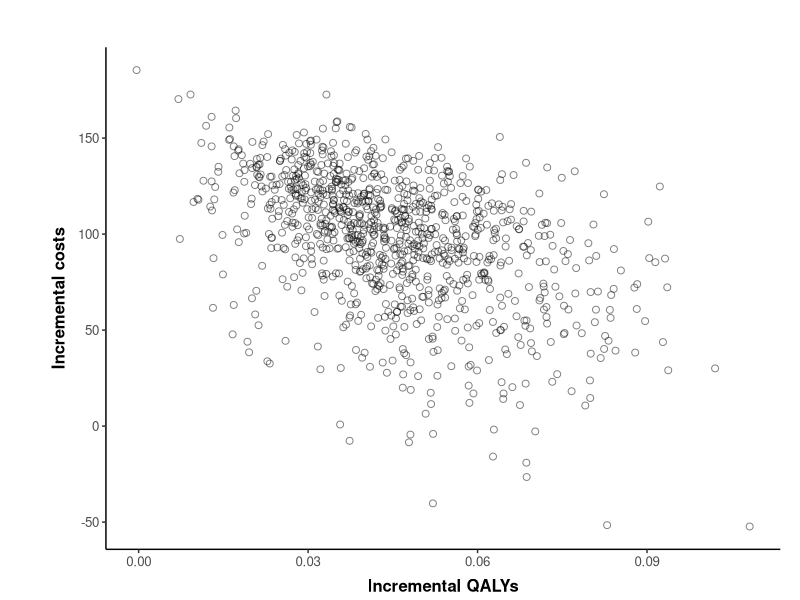
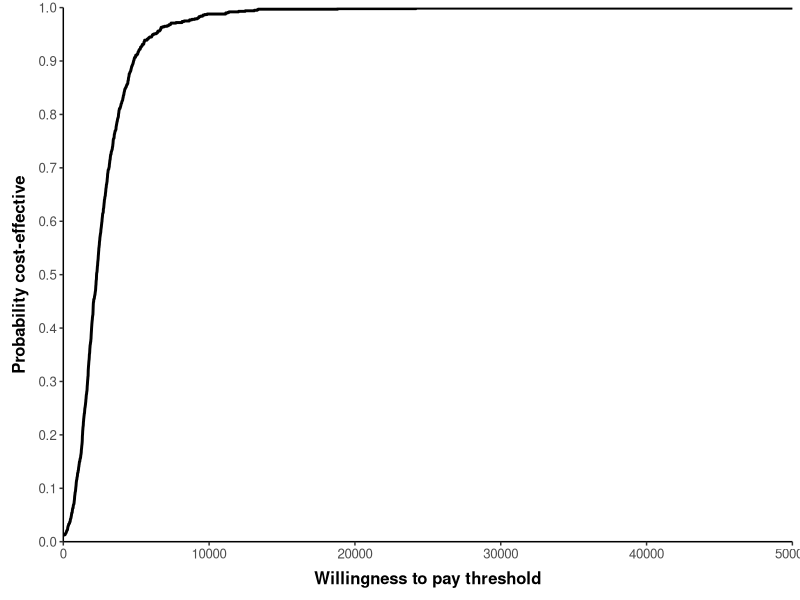
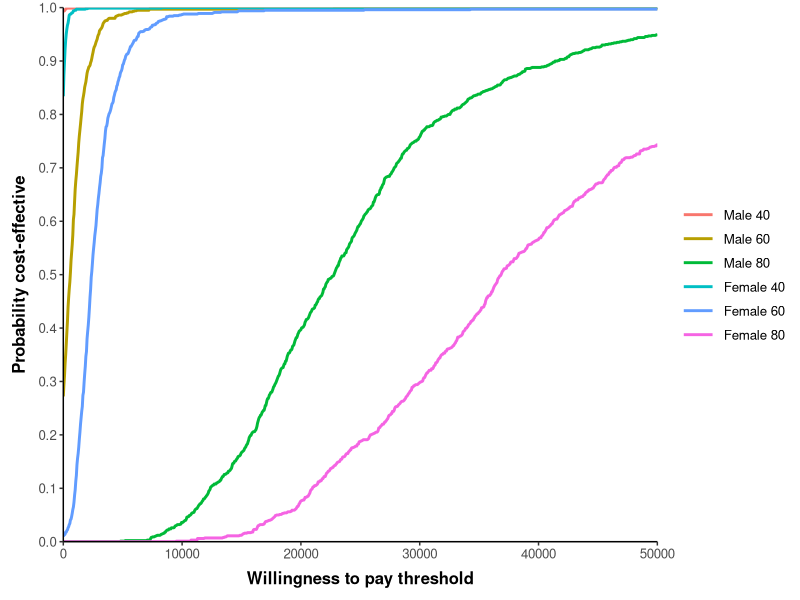

Reproduce these figures in R, in order.
############ THR model #########################

##### (1) Set-up Model ######
### Set working directory as the folder this is stored in
require("rstudioapi")
setwd(dirname(getActiveDocumentContext()$path)) # Set working directory to source file

### PACKAGES USED
if(!require(ggplot2)) install.packages('ggplot2')
library(ggplot2)
if(!require(reshape2)) install.packages('reshape2')
library(reshape2)

set.seed(1234)

#  Reading the data needed from csv files
life.tables <- read.csv("life-table.csv", header=TRUE) ## importing lifetable
colnames(life.tables) <- c("Age","Index","Males","Female") ## making sure column names are correct
hazard.function <- read.csv("hazardfunction.csv", header=TRUE) ## importing the hazard inputs from the regression analysis
cov.55 <- read.csv("cov55.csv",row.names=1,header=TRUE) ## importing the covariance matrix

### Structural inputs
state.names <- c("PrimaryTHR","SuccessP","RevisionTHR","SuccessR","Death")
n.states <- length(state.names) # number of states in the model
seed <- c(1,0,0,0,0) #  Seed the starting states of the model
cycles <- 60 ## number of cycles running the model
cycle.v <- 1:cycles ## a vector of cycle numbers 1 - 60
cDR <- 0.06 ## set the discount rate for costs (6%)
oDR <- 0.015 ## set the discount rate for outcomes (15%)
discount.factor.c <- 1/(1+cDR)^cycle.v ## the discount factor matrix
discount.factor.o <- 1/(1+oDR)^cycle.v  ## discount factor matrix for utility 

##### (2) DETERMINISTIC PARAMETERS ######

# COSTS:
cSP0 <- 394 ## Cost of standard prosthesis
cNP1 <- 579 ## Cost of new prosthesis 1
cPrimary <- 0  ## Cost of a primary THR procedure - set to 0 for this model 
cSuccess <- 0 ## Cost of success - set to 0 for this model


### (3) Define Hazard function ####

## Coefficients - on the log hazard scale
mn.lngamma <- hazard.function$coefficient[1] ## Ancilliary parameter in Weibull distribution - equivalent to lngamma coefficient
mn.cons <- hazard.function$coefficient[2] ##Constant in survival analysis for baseline hazard
mn.ageC <- hazard.function$coefficient[3] ## Age coefficient in survival analysis for baseline hazard
mn.maleC <- hazard.function$coefficient[4] ## Male coefficient in survival analysis for baseline hazard
mn.NP1 <- hazard.function$coefficient[5]
mn <- c(mn.lngamma, mn.cons,mn.ageC,mn.maleC,mn.NP1) ## vector of mean values from the regression analysis
cholm <- t(chol(t(cov.55))) ## lower triangle of the Cholesky decomposition


#### (4) Defining shape and scale parameters ####
mn.cRevision <- 5294 ## mean cost of revision surgery
se.cRevision <- 1487 ## standard error of cost of revision surgery
a.cRevision <- (mn.cRevision/se.cRevision)^2 ## alpha value for cost of revision surgery 
b.cRevision <- (se.cRevision^2)/mn.cRevision ## beta value for cost of revision surgery

###  Transition probabilities - alpha & beta values:
a.PTHR2dead <- 2 ## alpha value for operative mortality from primary surgery
b.PTHR2dead <- 100- a.PTHR2dead ## beta value for operative mortality from primary surgery
a.rrr <- 4   ## alpha value for re-revision risk
b.rrr <- 100-a.rrr  ## beta value for re-revision risk

##  UTILITIES:
# primary prosthesis
mn.uSuccessP <- 0.85 ## mean utility value for successful primary prosthesis
se.uSuccessP <- 0.03 ## standard errror utility value for successful primary prosthesis
ab.uSuccessP <- mn.uSuccessP*(1-mn.uSuccessP)/(se.uSuccessP^2)-1 ## estimating alpha plus beta (ab)
a.uSuccessP <- mn.uSuccessP*ab.uSuccessP ## estimating alpha (a)
b.uSuccessP <- a.uSuccessP*(1-mn.uSuccessP)/mn.uSuccessP ## estimating beta (b)
## revision surgery
mn.uSuccessR <- 0.75 ## mean utility value for having a successful Revision THR
se.uSuccessR <- 0.04 ## standard error utility value for having a successful Revision THR
ab.uSuccessR <- mn.uSuccessR*(1-mn.uSuccessR)/(se.uSuccessR^2)-1 ## alpha + beta (ab)
a.uSuccessR <- mn.uSuccessR*ab.uSuccessR ## alpha (a)
b.uSuccessR <- a.uSuccessR*(1-mn.uSuccessR)/mn.uSuccessR ## beta(b)
## during the revision period 
mn.uRevision <- 0.30 ## mean utility score during the revision period
se.uRevision <- 0.03 ## standard error utility score during the revision period
ab.uRevision <- mn.uRevision*(1-mn.uRevision)/(se.uRevision^2)-1 ## alpha + beta (ab)
a.uRevision  <- mn.uRevision*ab.uRevision ## alpha (a)
b.uRevision  <- a.uRevision*(1-mn.uRevision)/mn.uRevision ## beta(b)

#####**** (5) SET UP SAMPLE FUNCTION ******#####

sim.runs <- 1000 

psa.sampling <- function(age = 60, male = 0, sim.runs = 1000){
  #### FUNCTION: sample probablistic parameters according to age and sex
  #### INPUTS: age (numeric), male (0 for female, 1 for male), though 
  #### other variables which are defined above are called within the function
  ### e.g. cycles
  #### OUTPUTS: a list with data frames and vectors for probablistic parameters 
  
  ###  Transition probabilities
  tp.PTHR2dead <- rbeta(sim.runs, a.PTHR2dead, b.PTHR2dead) ## OMR following primary THR
  tp.RTHR2dead <- rbeta(sim.runs, a.PTHR2dead, b.PTHR2dead)  ## OMR following revision THR
  ## creating a data.frame of sampled transition probabilites
  omr.df <- data.frame(tp.PTHR2dead, tp.RTHR2dead) 
  tp.rrr.vec <-rbeta(sim.runs, a.rrr, b.rrr) ## Re-revision risk transitions vector
  ###  Costs
  c.revision.vec <- rgamma(sim.runs, shape=a.cRevision, scale=b.cRevision) ## Gamma distribution draw for cost of revision surgery
  ##  Utilities
  uSuccessP <- rbeta(sim.runs, a.uSuccessP, b.uSuccessP) 
  uSuccessR <- rbeta(sim.runs, a.uSuccessR, b.uSuccessR) 
  uRevision <- rbeta(sim.runs, a.uRevision, b.uRevision) 
  ## Make a data frame to pass into the function
  state.utilities.df <- data.frame(uprimary=rep(0, sim.runs), 
                                   uSuccessP, uRevision, uSuccessR,
                                   udeath=rep(0, sim.runs))
  
  ## (6) Hazard function sampling ####
  z <- matrix(rnorm(5*sim.runs, 0, 1), nrow = sim.runs, ncol = 5) ## 5 random draws, by sim.runs
  r.table <- matrix(0, nrow = sim.runs, ncol = 5)
  colnames(r.table) <- c("lngamma", "cons", "age", "male", "NP1")
  
  for(i in 1:sim.runs){
    Tz <- cholm %*% z[i,] 
    x <- mn + Tz 
    r.table[i,] <- x[,1]
  }
  
  r <- as.data.frame(r.table)
  gamma.vec <- exp(r$lngamma)
  lambda.vec <- exp(r$cons + age * r$age + male*r$male)
  RR.vec <- exp(r$NP1)
  survival.df <- data.frame(gamma.vec,lambda.vec)## creating a data.frame with the parameters
  
  #### (7) Life-table sampling #####
  
  # set life table values beased on age and sex (not probablistic but dependent on)
  # age and sex variables chosen
  current.age <- age + cycle.v ## a vector of cohort age throughout the model
  interval <- findInterval(current.age, life.tables$Index)
  death.risk <- data.frame(age = current.age, males = life.tables[interval,3], females = life.tables[interval,4])
  col.key <- 3-male 
  mortality.vec <- death.risk[,col.key]
  
  ## combine outputs
  sample.output <- list(RR.vec = RR.vec,
                        omr.df = omr.df,
                        tp.rrr.vec = tp.rrr.vec,
                        survival.df = survival.df,
                        c.revision.vec = c.revision.vec,
                        state.utilities.df = state.utilities.df,
                        mortality.vec = mortality.vec)
  return(sample.output)
}

sample.output <- psa.sampling()

### (8) Defining outputs from sampling #####
RR.vec <- sample.output$RR.vec
omr.df <- sample.output$omr.df
tp.rrr.vec <- sample.output$tp.rrr.vec
survival.df <- sample.output$survival.df
c.revision.vec <- sample.output$c.revision.vec 
state.utilities.df <- sample.output$state.utilities.df 
mortality.vec <- sample.output$mortality.vec
## take a look at the above vectors and data.frames to see the samples produced
## these are defined out of the list here for use in the value of information analysis later on

####***** (9) THR MODEL FUNCTION ****#####
model.THR <- function(RR.NP1, ## from RR.vec
                      omr,  ## from omr.df
                      tp.rrr, ## from tp.rrr.vec
                      survival, ## from survival.df
                      c.revision, ## from c.revision.vec
                      state.util,## from state.utilities.df
                      mortality.vec) { ## background mortality based on life tables for age/sex combination
  ### FUNCTION: Run the THR model on the deterministic and probablistic parameters
  ## INPUTS: 3 data.frame rows (1 row from omr.df, survival.df & state.utilities.df) 
  ##        and 3 vector values (1 value from vectors; c.revision.vector, tp.rrr.vector, RR.vec)though 
  #### other variables which are defined above are called within the function
  ### e.g. cycles & age/sex are set in the psa.sampling function
  ## OUTPUTS: a labelled numeric output providing costs and qalys for SP0 and NP1, given the set of input parameters
  
  ## First, we need to unpack values from the data.frames provided to the function 
  # COSTS:
  state.costs<-c(cPrimary, cSuccess, c.revision, cSuccess, 0) ## a vector with the costs for each state
  # UTILITIES:
  state.utilities <- unlist(state.util)
  # TRANSITIONS
  tp.PTHR2dead <- unlist(omr[1,1])
  tp.RTHR2dead <- unlist(omr[1,2])
  gamma <- unlist(survival[1,1])
  lambda <- unlist(survival[1,2])
  
  ### (10) Integrating revision and mortality risks #### 
  revision.risk.sp0 <- 1- exp(lambda * ((cycle.v-1) ^gamma-cycle.v ^gamma))
  revision.risk.np1 <- 1- exp(lambda * RR.NP1 * ((cycle.v-1) ^gamma-cycle.v ^gamma))
  # Transition arrays
  tm.SP0 <- array(data=0,dim=c(n.states, n.states, cycles),
                  dimnames= list(state.names, state.names, 1:cycles)) ## an empty array of dimenions (number of states, number of states, number of cycles)
  # Now using vectorisation to complete this 
  tm.SP0["PrimaryTHR","Death",] <- tp.PTHR2dead 
  tm.SP0["PrimaryTHR","SuccessP",] <- 1 - tp.PTHR2dead 
  tm.SP0["SuccessP","RevisionTHR",] <- revision.risk.sp0 
  tm.SP0["SuccessP","Death",] <- mortality.vec
  tm.SP0["SuccessP","SuccessP",] <- 1 - revision.risk.sp0 - mortality.vec
  tm.SP0["RevisionTHR","Death",] <- tp.RTHR2dead + mortality.vec
  tm.SP0["RevisionTHR","SuccessR",] <- 1 - tp.RTHR2dead - mortality.vec
  tm.SP0["SuccessR","RevisionTHR",] <- tp.rrr
  tm.SP0["SuccessR","Death",] <- mortality.vec
  tm.SP0["SuccessR","SuccessR",] <- 1 - tp.rrr - mortality.vec
  tm.SP0["Death","Death",] <- 1 
  #  Create a trace for the standard prosthesis arm
  trace.SP0 <- matrix(data=0, nrow=cycles, ncol=n.states)
  colnames(trace.SP0) <- state.names
  
  trace.SP0[1,] <- seed%*%tm.SP0[,,1]
  
  for (i in 2:cycles) trace.SP0[i,] <- trace.SP0[i-1,]%*%tm.SP0[,,i]
  #### (11)  NP1 ARM #####
  tm.NP1 <- array(data=0,dim=c(n.states, n.states, cycles),
                  dimnames= list(state.names, state.names, 1:cycles)) ## an empty array of dimenions (number of states, number of states, number of cycles)
  ## naming all dimensions
  ### create a loop that creates a time dependent transition matrix for each cycle
  tm.NP1["PrimaryTHR","Death",] <- tp.PTHR2dead ## Primary THR either enter the death state or.. or..
  tm.NP1["PrimaryTHR","SuccessP",] <- 1 - tp.PTHR2dead ## they go into the success THR state 
  tm.NP1["SuccessP","RevisionTHR",] <- revision.risk.np1 ## revision risk with NP1 treatment arm 
  tm.NP1["SuccessP","Death",] <- mortality.vec
  tm.NP1["SuccessP","SuccessP",] <- 1 - revision.risk.np1 - mortality.vec
  tm.NP1["RevisionTHR","Death",] <- tp.RTHR2dead + mortality.vec
  tm.NP1["RevisionTHR","SuccessR",] <- 1 - tp.RTHR2dead - mortality.vec
  tm.NP1["SuccessR","RevisionTHR",] <- tp.rrr
  tm.NP1["SuccessR","Death",] <- mortality.vec[i]
  tm.NP1["SuccessR","SuccessR",] <- 1 - tp.rrr - mortality.vec
  tm.NP1["Death","Death",] <- 1 
  
  #  Create a trace for the standard prosthesis arm
  trace.NP1 <- matrix(data=0,nrow=cycles,ncol=n.states)
  colnames(trace.NP1) <- state.names
  trace.NP1[1,] <- seed%*%tm.NP1[,,1]
  for (i in 2:cycles) trace.NP1[i,] <- trace.NP1[i-1,]%*%tm.NP1[,,i]
  
  #### (12) Analysis #####
  # COST #
  cost.SP0 <- trace.SP0%*%state.costs  
  disc.cost.SP0 <- (discount.factor.c%*%cost.SP0) + cSP0   
  cost.NP1 <- trace.NP1%*%state.costs  
  disc.cost.NP1 <- (discount.factor.c%*%cost.NP1) + cNP1 
  
  # QALYS #
  QALYs.SP0 <- trace.SP0%*%state.utilities ## utility per cycle
  disc.QALYs.SP0 <- colSums(discount.factor.o%*%QALYs.SP0) ## total discounted utility
  QALYs.NP1 <- trace.NP1%*%state.utilities ## utility per cycle
  disc.QALYs.NP1 <- colSums(discount.factor.o%*%QALYs.NP1) ## total discounted utility
  
  output <- c(cost.SP0 = disc.cost.SP0,
              qalys.SP0 = disc.QALYs.SP0,
              cost.NP1 = disc.cost.NP1,
              qalys.NP1 = disc.QALYs.NP1,
              inc.cost = disc.cost.NP1 - disc.cost.SP0,
              inc.qalys = disc.QALYs.NP1 - disc.QALYs.SP0)
  
  return(output)
  
}

#### (13) Running the simulations ########

## creating an empty data.frame for simulation results to fill:
simulation.results <- data.frame("cost.SP0" = rep(as.numeric(NA), sim.runs), ## use the rep() function to create sim.runs rows of values
                                 "qalys.SP0"= rep(as.numeric(NA),sim.runs),
                                 "cost.NP1" = rep(as.numeric(NA),sim.runs),
                                 "qalys.NP1" = rep(as.numeric(NA), sim.runs),
                                 "inc.cost" = rep(as.numeric(NA),sim.runs),
                                 "inc.qalys"=  rep(as.numeric(NA),sim.runs))


## running the simulations and filling the simulation.results data.frame:
for(i in 1:sim.runs){
  simulation.results[i,] <-model.THR(RR.vec[i], omr.df[i,],  
                                     tp.rrr.vec[i], survival.df[i,],
                                     c.revision.vec[i], 
                                     state.utilities.df[i,], mortality.vec) 
  
}


### (14) Estimating average net monetary benefit ####

p.CE<-function(WTP, simulation.results) {# Estimate the probability of cost-effectiveness for a given willingness-to-pay ceiling ratio
  ## a function that estimates the probability of the new intervention
  # being cost-effective 
  # INPUTS: WTP = willingness to pay value (numeric)
  #         simulation.results = a data.frame output of PSA simulations which includes
  #         columns names "inc.qalys" and "inc.cost"   
  # OUTPUTS: A numeric value specifying the probability of cost-effectiveness given the inputs
  nmb <- simulation.results[,"inc.qalys"]*WTP - simulation.results[,"inc.cost"] ## vector of NMB estimates for each simulation length 1:sim.runs
  CE <- nmb>0   ## vector of TRUE/FALSE for each simulation length 1:sim.runs
  probCE<- mean(CE) ## the mean value of TRUE (=1) and FALSE (=0)
  return(probCE)
}

# Generate CEAC table
WTP.values <- seq(from = 0, to = 50000, by = 10) ## use the seq() function to get a vector of specified numeric values
CEAC <- data.frame(WTP = WTP.values, 
                   pCE = rep(as.numeric(NA),length(WTP.values)))

for (i in 1:length(WTP.values)) {
  CEAC[i,"pCE"]<- p.CE(CEAC[i,"WTP"], simulation.results)
}

##### (15) Subgroup Analyses ######

# CREATE ARRAY TO STORE THE RESULTS OF THE MODEL IN EACH SUBGROUP
subgroups.names <- c("Male 40", "Male 60", "Male 80", "Female 40", "Female 60", "Female 80")
subgroups.n <- length(subgroups.names)
simulation.subgroups <- array(data = 0, dim = c(sim.runs, length(colnames(simulation.results)), subgroups.n),
                              dimnames = list(1:sim.runs, colnames(simulation.results),subgroups.names))

# Run model for each subgroup, inputting the age and sex into the function, and record results within the array
sample.sub <- list()
sample.sub[[1]]<- psa.sampling(age = 40, male = 1)
sample.sub[[2]]<- psa.sampling(age = 60, male = 1)
sample.sub[[3]]<- psa.sampling(age = 80, male = 1)
sample.sub[[4]]<- psa.sampling(age = 40, male = 0)
sample.sub[[5]]<- psa.sampling(age = 60, male = 0)
sample.sub[[6]]<- psa.sampling(age = 80, male = 0)

for(i in 1:sim.runs){ 
  for(j in 1:6){ ## column = each subgroup
    simulation.subgroups[i,,j] <- model.THR(sample.sub[[j]]$RR.vec[i], sample.sub[[j]]$omr.df[i,],  sample.sub[[j]]$tp.rrr.vec[i], 
                                            sample.sub[[j]]$survival.df[i,],sample.sub[[j]]$c.revision.vec[i], 
                                            sample.sub[[j]]$state.utilities.df[i,], mortality.vec = sample.sub[[j]]$mortality.vec)
  }
}

# Create a CEAC table with lambda value sequence
WTP.values <- seq(from = 0, to = 50000, by = 50)
CEAC.subgroups <- matrix(data= as.numeric(NA), nrow=length(WTP.values), ncol=subgroups.n + 1)
CEAC.subgroups <- as.data.frame(CEAC.subgroups)
colnames(CEAC.subgroups) <- c("WTP", subgroups.names)
# Estimate probability cost-effective for all subgroups
for (i in 1:length(WTP.values)) {
  CEAC.subgroups[i,1]<-WTP.values[i]
  CEAC.subgroups[i,2]<-p.CE(WTP.values[i], simulation.subgroups[,,1])
  CEAC.subgroups[i,3]<-p.CE(WTP.values[i], simulation.subgroups[,,2])
  CEAC.subgroups[i,4]<-p.CE(WTP.values[i], simulation.subgroups[,,3])
  CEAC.subgroups[i,5]<-p.CE(WTP.values[i], simulation.subgroups[,,4])
  CEAC.subgroups[i,6]<-p.CE(WTP.values[i], simulation.subgroups[,,5])
  CEAC.subgroups[i,7]<-p.CE(WTP.values[i], simulation.subgroups[,,6])
}


######***PLOTS****#####################

#### (16) COST-EFFECTIVENESS PLANE #####
## Plotting:
xlabel = "Incremental QALYs"
ylabel = "Incremental costs"
ggplot(simulation.results) + 
  geom_point(shape = 21, size = 2, colour = "black", fill = NA, alpha = 0.5, aes(x=inc.qalys, y=inc.cost)) + 
  labs(x = xlabel, text = element_text(size=10)) + labs (y = ylabel, text = element_text(size=10)) + theme_classic() +
  theme(legend.title = element_blank(), axis.title=element_text(face="bold"), 
        axis.title.x = element_text(margin = margin(t = 7, r = 0, b = 3, l = 0)), 
        axis.title.y = element_text(margin = margin(t = 0, r = 7, b = 0, l = 3)), 
        panel.grid.major = element_blank(), panel.grid.minor = element_blank(), 
        legend.key.width=unit(1.8,"line"), text = element_text(size=12),
        plot.margin=unit(c(1.2,0.5,0,1.2),"cm"))


## plotting:
xlabel = "Willingness to pay threshold"
ylabel = "Probability cost-effective"
ggplot(CEAC) + geom_line(aes(x=WTP, y=pCE), size=1) + 
  labs(x = xlabel, text = element_text(size=10)) + labs(y = ylabel, text = element_text(size=10)) + theme_classic() +
  theme(legend.title = element_blank(), axis.title=element_text(face="bold"), 
        axis.title.x = element_text(margin = margin(t = 7, r = 0, b = 3, l = 0)), 
        axis.title.y = element_text(margin = margin(t = 0, r = 7, b = 0, l = 3)), 
        panel.grid.major = element_blank(), panel.grid.minor = element_blank(), 
        legend.key.width=unit(1.8,"line"), text = element_text(size=12)) + 
  scale_x_continuous(expand = c(0, 0.1)) + 
  scale_y_continuous(limits = c(0,1), breaks=seq(0,1,0.1), expand = c(0, 0))

### (17) COST-EFFECTIVENESS ACCEPTABILITY CURVES ####
## To plot the CEAC for subgroups We need to reshape the data from wide to long to use in ggplot 
CEAC.subgroups.long <- melt(CEAC.subgroups, id.vars = c("WTP"))
colnames(CEAC.subgroups.long) <- c("WTP", "group", "pCE")
## plotting:
xlabel = "Willingness to pay threshold"
ylabel = "Probability cost-effective"
ggplot(CEAC.subgroups.long) + geom_line(aes(x=WTP, y=pCE, color=group), size=1) + 
  labs(x = xlabel, text = element_text(size=10)) + labs(y = ylabel, text = element_text(size=10)) + theme_classic() +
  theme(legend.title = element_blank(), axis.title=element_text(face="bold"), 
        axis.title.x = element_text(margin = margin(t = 7, r = 0, b = 3, l = 0)), 
        axis.title.y = element_text(margin = margin(t = 0, r = 7, b = 0, l = 3)), 
        panel.grid.major = element_blank(), panel.grid.minor = element_blank(), 
        legend.key.width=unit(1.8,"line"), text = element_text(size=12)) + 
  scale_x_continuous(expand = c(0, 0.1)) + 
  scale_y_continuous(limits = c(0,1), breaks=seq(0,1,0.1), expand = c(0, 0))
